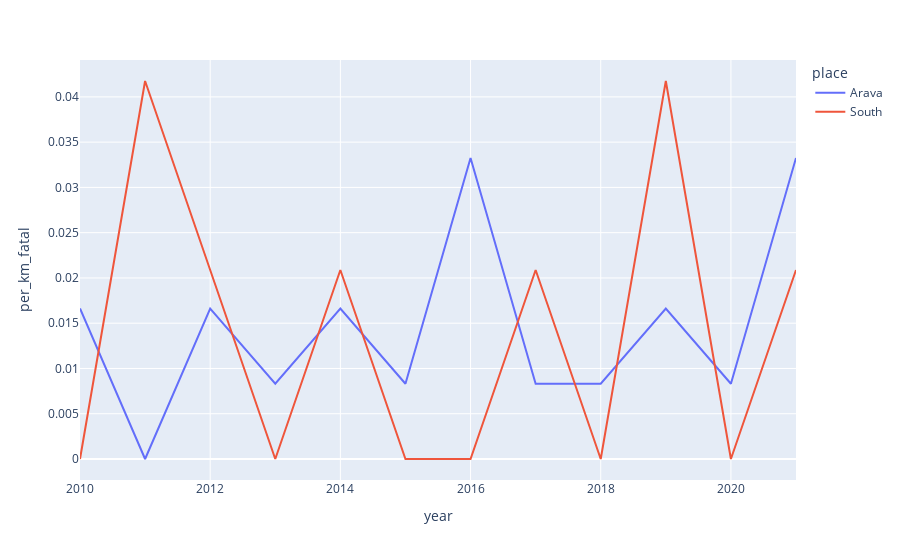

This figure's notebook cell:
### Code cell
px.line(df_agg, x='year', y='per_km_fatal', color='place')

### Figure 1 — Plotly figure (JSON) as saved in the notebook; plotly's stock layout.template omitted (floating-point values rounded to 4 significant figures)
{"data": [{"hovertemplate": "place=Arava<br>year=%{x}<br>per_km_fatal=%{y}<extra></extra>", "legendgroup": "Arava", "line": {"color": "#636efa", "dash": "solid"}, "mode": "lines", "name": "Arava", "orientation": "v", "showlegend": true, "type": "scatter", "x": [2010, 2011, 2012, 2013, 2014, 2015, 2016, 2017, 2018, 2019, 2020, 2021], "xaxis": "x", "y": [0.01663, 0, 0.01663, 0.008313, 0.01663, 0.008313, 0.03325, 0.008313, 0.008313, 0.01663, 0.008313, 0.03325], "yaxis": "y"}, {"hovertemplate": "place=South<br>year=%{x}<br>per_km_fatal=%{y}<extra></extra>", "legendgroup": "South", "line": {"color": "#EF553B", "dash": "solid"}, "mode": "lines", "name": "South", "orientation": "v", "showlegend": true, "type": "scatter", "x": [2010, 2011, 2012, 2013, 2014, 2015, 2016, 2017, 2018, 2019, 2020, 2021], "xaxis": "x", "y": [0, 0.04175, 0.02088, 0, 0.02088, 0, 0, 0.02088, 0, 0.04175, 0, 0.02088], "yaxis": "y"}], "layout": {"legend": {"title": {"text": "place"}, "tracegroupgap": 0}, "margin": {"t": 60}, "xaxis": {"anchor": "y", "domain": [0, 1], "title": {"text": "year"}}, "yaxis": {"anchor": "x", "domain": [0, 1], "title": {"text": "per_km_fatal"}}}}
